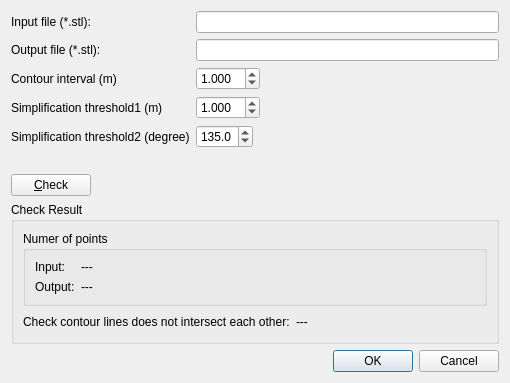
<?xml version="1.0" encoding="UTF-8"?>
<ui version="4.0">
 <class>TinShrinkGuiDialog</class>
 <widget class="QDialog" name="TinShrinkGuiDialog">
  <property name="geometry">
   <rect>
    <x>0</x>
    <y>0</y>
    <width>510</width>
    <height>367</height>
   </rect>
  </property>
  <property name="windowTitle">
   <string>TIN simplifyer</string>
  </property>
  <property name="windowIcon">
   <iconset resource="tin_shrink_gui.qrc">
    <normaloff>:/images/iconTinShrink_128.png</normaloff>:/images/iconTinShrink_128.png</iconset>
  </property>
  <layout class="QVBoxLayout" name="verticalLayout_2">
   <item>
    <layout class="QGridLayout" name="gridLayout">
     <item row="0" column="0">
      <widget class="QLabel" name="inputLabel">
       <property name="text">
        <string>Input file (*.stl):</string>
       </property>
      </widget>
     </item>
     <item row="0" column="1">
      <widget class="FilenameEditWidget" name="inputEdit"/>
     </item>
     <item row="1" column="0">
      <widget class="QLabel" name="outputLabel">
       <property name="text">
        <string>Output file (*.stl):</string>
       </property>
      </widget>
     </item>
     <item row="1" column="1">
      <widget class="FilenameEditWidget" name="outputEdit"/>
     </item>
     <item row="2" column="0">
      <widget class="QLabel" name="intervalLabel">
       <property name="text">
        <string>Contour interval (m)</string>
       </property>
      </widget>
     </item>
     <item row="2" column="1">
      <layout class="QHBoxLayout" name="horizontalLayout">
       <item>
        <widget class="QDoubleSpinBox" name="intervalSpinBox">
         <property name="decimals">
          <number>3</number>
         </property>
         <property name="minimum">
          <double>0.100000000000000</double>
         </property>
         <property name="value">
          <double>1.000000000000000</double>
         </property>
        </widget>
       </item>
       <item>
        <spacer name="horizontalSpacer">
         <property name="orientation">
          <enum>Qt::Horizontal</enum>
         </property>
         <property name="sizeHint" stdset="0">
          <size>
           <width>40</width>
           <height>20</height>
          </size>
         </property>
        </spacer>
       </item>
      </layout>
     </item>
     <item row="3" column="0">
      <widget class="QLabel" name="intervalLabel_2">
       <property name="text">
        <string>Simplification threshold1 (m)</string>
       </property>
      </widget>
     </item>
     <item row="3" column="1">
      <layout class="QHBoxLayout" name="horizontalLayout_2">
       <item>
        <widget class="QDoubleSpinBox" name="distThresholdSpinBox">
         <property name="decimals">
          <number>3</number>
         </property>
         <property name="minimum">
          <double>0.001000000000000</double>
         </property>
         <property name="value">
          <double>1.000000000000000</double>
         </property>
        </widget>
       </item>
       <item>
        <spacer name="horizontalSpacer_2">
         <property name="orientation">
          <enum>Qt::Horizontal</enum>
         </property>
         <property name="sizeHint" stdset="0">
          <size>
           <width>40</width>
           <height>20</height>
          </size>
         </property>
        </spacer>
       </item>
      </layout>
     </item>
     <item row="4" column="0">
      <widget class="QLabel" name="intervalLabel_3">
       <property name="text">
        <string>Simplification threshold2 (degree)</string>
       </property>
      </widget>
     </item>
     <item row="4" column="1">
      <layout class="QHBoxLayout" name="horizontalLayout_3">
       <item>
        <widget class="QDoubleSpinBox" name="angleThresholdSpinBox">
         <property name="decimals">
          <number>1</number>
         </property>
         <property name="minimum">
          <double>45.000000000000000</double>
         </property>
         <property name="maximum">
          <double>179.000000000000000</double>
         </property>
         <property name="value">
          <double>135.000000000000000</double>
         </property>
        </widget>
       </item>
       <item>
        <spacer name="horizontalSpacer_3">
         <property name="orientation">
          <enum>Qt::Horizontal</enum>
         </property>
         <property name="sizeHint" stdset="0">
          <size>
           <width>40</width>
           <height>20</height>
          </size>
         </property>
        </spacer>
       </item>
      </layout>
     </item>
    </layout>
   </item>
   <item>
    <widget class="QLabel" name="errorMessageLabel">
     <property name="styleSheet">
      <string notr="true">color: rgb(255, 0, 0);
font-weight: bold;</string>
     </property>
     <property name="text">
      <string/>
     </property>
    </widget>
   </item>
   <item>
    <layout class="QHBoxLayout" name="horizontalLayout_4">
     <item>
      <widget class="QPushButton" name="checkButton">
       <property name="text">
        <string>&amp;Check</string>
       </property>
      </widget>
     </item>
     <item>
      <spacer name="horizontalSpacer_4">
       <property name="orientation">
        <enum>Qt::Horizontal</enum>
       </property>
       <property name="sizeHint" stdset="0">
        <size>
         <width>40</width>
         <height>20</height>
        </size>
       </property>
      </spacer>
     </item>
    </layout>
   </item>
   <item>
    <widget class="QGroupBox" name="checkResultGroupBox">
     <property name="title">
      <string>Check Result</string>
     </property>
     <layout class="QVBoxLayout" name="verticalLayout">
      <item>
       <widget class="QGroupBox" name="numPointsGroupBox">
        <property name="title">
         <string>Numer of points</string>
        </property>
        <layout class="QGridLayout" name="gridLayout_2" rowstretch="0,0" columnstretch="0,1">
         <item row="0" column="0">
          <widget class="QLabel" name="inputFileNumPointsLabel">
           <property name="text">
            <string>Input:</string>
           </property>
          </widget>
         </item>
         <item row="0" column="1">
          <widget class="QLabel" name="inputFileNumPointsValueLabel">
           <property name="text">
            <string>---</string>
           </property>
          </widget>
         </item>
         <item row="1" column="0">
          <widget class="QLabel" name="outputFileNumPointsLabel">
           <property name="text">
            <string>Output:</string>
           </property>
          </widget>
         </item>
         <item row="1" column="1">
          <widget class="QLabel" name="outputFileNumPointsValueLabel">
           <property name="text">
            <string>---</string>
           </property>
          </widget>
         </item>
        </layout>
       </widget>
      </item>
      <item>
       <layout class="QHBoxLayout" name="horizontalLayout_5">
        <item>
         <widget class="QLabel" name="contourXSLabel">
          <property name="text">
           <string>Check contour lines does not intersect each other:</string>
          </property>
         </widget>
        </item>
        <item>
         <widget class="QLabel" name="contourXSValueLabel">
          <property name="text">
           <string>---</string>
          </property>
         </widget>
        </item>
        <item>
         <spacer name="horizontalSpacer_5">
          <property name="orientation">
           <enum>Qt::Horizontal</enum>
          </property>
          <property name="sizeHint" stdset="0">
           <size>
            <width>40</width>
            <height>20</height>
           </size>
          </property>
         </spacer>
        </item>
       </layout>
      </item>
     </layout>
    </widget>
   </item>
   <item>
    <spacer name="verticalSpacer">
     <property name="orientation">
      <enum>Qt::Vertical</enum>
     </property>
     <property name="sizeHint" stdset="0">
      <size>
       <width>20</width>
       <height>3</height>
      </size>
     </property>
    </spacer>
   </item>
   <item>
    <widget class="QDialogButtonBox" name="buttonBox">
     <property name="orientation">
      <enum>Qt::Horizontal</enum>
     </property>
     <property name="standardButtons">
      <set>QDialogButtonBox::Cancel|QDialogButtonBox::Ok</set>
     </property>
    </widget>
   </item>
  </layout>
 </widget>
 <customwidgets>
  <customwidget>
   <class>FilenameEditWidget</class>
   <extends>QLineEdit</extends>
   <header>guibase/widget/filenameeditwidget.h</header>
  </customwidget>
 </customwidgets>
 <resources>
  <include location="tin_shrink_gui.qrc"/>
 </resources>
 <connections>
  <connection>
   <sender>buttonBox</sender>
   <signal>accepted()</signal>
   <receiver>TinShrinkGuiDialog</receiver>
   <slot>accept()</slot>
   <hints>
    <hint type="sourcelabel">
     <x>248</x>
     <y>254</y>
    </hint>
    <hint type="destinationlabel">
     <x>157</x>
     <y>274</y>
    </hint>
   </hints>
  </connection>
  <connection>
   <sender>buttonBox</sender>
   <signal>rejected()</signal>
   <receiver>TinShrinkGuiDialog</receiver>
   <slot>reject()</slot>
   <hints>
    <hint type="sourcelabel">
     <x>316</x>
     <y>260</y>
    </hint>
    <hint type="destinationlabel">
     <x>286</x>
     <y>274</y>
    </hint>
   </hints>
  </connection>
 </connections>
</ui>
